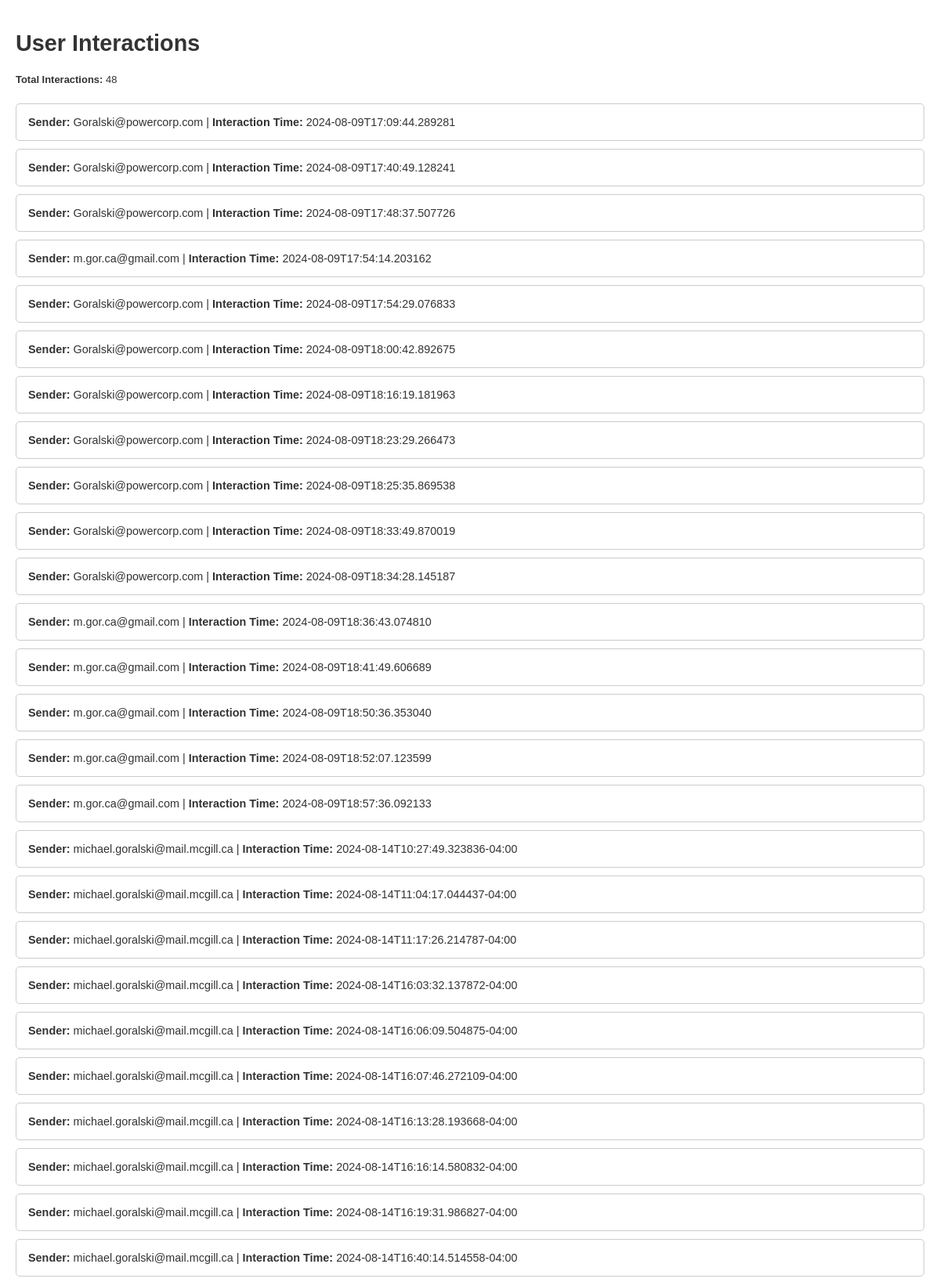
Screenshot of /interactions (upper part) with the database file from the repository.
### tables this page shows
CREATE TABLE interactions (
    id INTEGER PRIMARY KEY AUTOINCREMENT,
    sender TEXT,
    inquiry TEXT,
    interaction_time TEXT,
    processing_time REAL,
    response_html TEXT
);

### dashboard.py (the view)
@app.route('/interactions')
def show_interactions():
    conn = sqlite3.connect('interaction_logs.db')
    cursor = conn.cursor()
    cursor.execute('SELECT sender, inquiry, interaction_time, processing_time, response_html FROM interactions')
    interactions = cursor.fetchall()
    total_interactions = len(interactions)
    conn.close()
    return render_template('interactions.html', interactions=interactions, total_interactions=total_interactions)

### templates/interactions.html (shortened to what this page needs)
<!DOCTYPE html>
<html lang="en">
<head>
</head>
<body>
    <h1>User Interactions</h1>
    <p class="counter"><strong>Total Interactions:</strong> {{ total_interactions }}</p>
    {% for interaction in interactions %}
        <div class="interaction" onclick="toggleDetails('details-{{ loop.index }}')">
            <strong>Sender:</strong> {{ interaction[0] }} |
            <strong>Interaction Time:</strong> {{ interaction[2] }}
        </div>
                {{ interaction[4] | safe }}
    {% endfor %}
</body>
</html>

### templates/interactions.html (style rules this page uses)
body { font-family: Arial, sans-serif; padding: 20px; margin: 0; background-color: #f4f4f9; }
h1 { margin-bottom: 20px; }
.counter { margin-bottom: 20px; }
.interaction { cursor: pointer; padding: 15px; border: 1px solid #ccc; border-radius: 5px; margin-bottom: 10px; background-color: #fff; transition: background-color 0.3s ease; }

### rows the page displays
interactions: sender "Goralski@powercorp.com", interaction_time "2024-08-09T17:09:44.289281"
interactions: sender "Goralski@powercorp.com", interaction_time "2024-08-09T17:40:49.128241"
interactions: sender "Goralski@powercorp.com", interaction_time "2024-08-09T17:48:37.507726"
interactions: sender "m.gor.ca@gmail.com", interaction_time "2024-08-09T17:54:14.203162"
interactions: sender "Goralski@powercorp.com", interaction_time "2024-08-09T17:54:29.076833"
interactions: sender "Goralski@powercorp.com", interaction_time "2024-08-09T18:00:42.892675"
interactions: sender "Goralski@powercorp.com", interaction_time "2024-08-09T18:16:19.181963"
interactions: sender "Goralski@powercorp.com", interaction_time "2024-08-09T18:23:29.266473"
interactions: sender "Goralski@powercorp.com", interaction_time "2024-08-09T18:25:35.869538"
interactions: sender "Goralski@powercorp.com", interaction_time "2024-08-09T18:33:49.870019"
interactions: sender "Goralski@powercorp.com", interaction_time "2024-08-09T18:34:28.145187"
interactions: sender "m.gor.ca@gmail.com", interaction_time "2024-08-09T18:36:43.074810"
interactions: sender "m.gor.ca@gmail.com", interaction_time "2024-08-09T18:41:49.606689"
interactions: sender "m.gor.ca@gmail.com", interaction_time "2024-08-09T18:50:36.353040"
interactions: sender "m.gor.ca@gmail.com", interaction_time "2024-08-09T18:52:07.123599"
interactions: sender "m.gor.ca@gmail.com", interaction_time "2024-08-09T18:57:36.092133"
interactions: sender "michael.goralski@mail.mcgill.ca", interaction_time "2024-08-14T10:27:49.323836-04:00"
interactions: sender "michael.goralski@mail.mcgill.ca", interaction_time "2024-08-14T11:04:17.044437-04:00"
interactions: sender "michael.goralski@mail.mcgill.ca", interaction_time "2024-08-14T11:17:26.214787-04:00"
interactions: sender "michael.goralski@mail.mcgill.ca", interaction_time "2024-08-14T16:03:32.137872-04:00"
interactions: sender "michael.goralski@mail.mcgill.ca", interaction_time "2024-08-14T16:06:09.504875-04:00"
interactions: sender "michael.goralski@mail.mcgill.ca", interaction_time "2024-08-14T16:07:46.272109-04:00"
interactions: sender "michael.goralski@mail.mcgill.ca", interaction_time "2024-08-14T16:13:28.193668-04:00"
interactions: sender "michael.goralski@mail.mcgill.ca", interaction_time "2024-08-14T16:16:14.580832-04:00"
interactions: sender "michael.goralski@mail.mcgill.ca", interaction_time "2024-08-14T16:19:31.986827-04:00"
interactions: sender "michael.goralski@mail.mcgill.ca", interaction_time "2024-08-14T16:40:14.514558-04:00"

### other values shown
{{ total_interactions }} "48"
